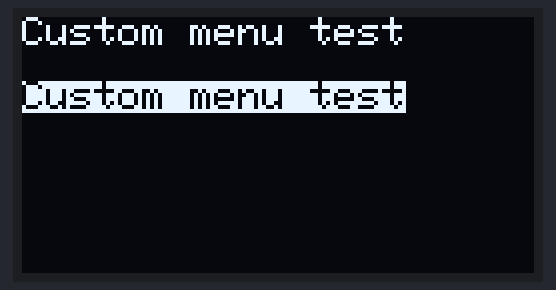
This sketch was run on a simulated Arduino Nano, built with avr-gcc and run on an emulated ATmega328P. On the bench: 128×64 one-colour display. What the sketch prints to the serial monitor is not drawn.

Above: at 0.1 s.

The sketch:

adafruit_ssd1306_custom_menu.ino
```cpp
#include <SPI.h>
#include <Wire.h>
#include <Adafruit_GFX.h>
#include <Adafruit_SSD1306.h>


// demo for arduino nano
// https://www.instructables.com/Custom-Menu-Options-Using-Adafruit-SSD1306-SPI-Dis/

#define SCREEN_WIDTH 128 // OLED display width, in pixels
#define SCREEN_HEIGHT 64 // OLED display height, in pixels


// Declaration for SSD1306 display connected using software SPI (default case): pinouts for arduino nano
#define OLED_MOSI_D1   9 // D1 data wire on OLED SSD1306 SPI also refered to as Master Out Slave In - SDO – Serial Data Out.
#define OLED_CLK_D0   10 // D0 on OLED SSD1306 SPI also refered to as SS Slave Select
#define OLED_DC    11 // data/command DC on OLED SSD1306 SPI also refered to as COPI
#define OLED_CS    12  // chip select CS on OLED SSD1306 SPI
#define OLED_RESET 13 // reset wire RST on OLED SSD1306 SPI
Adafruit_SSD1306 display(SCREEN_WIDTH, SCREEN_HEIGHT,
  OLED_MOSI_D1, OLED_CLK_D0, OLED_DC, OLED_RESET, OLED_CS);

int selected = 0;
int entered = -1;

void displaymenu(void) {

  int down = digitalRead(2);
  int up = digitalRead(3);
  int enter = digitalRead(4);
  int back = digitalRead(5);

  if(up == HIGH && down == HIGH){
    Serial.println("Don't press both buttons at the same time");
  };

  if(up == HIGH) {
    selected = selected + 1;
    delay(50);
  };

  if(down == HIGH) {
    selected = selected - 1;
    delay(50);
  };

  if(enter == HIGH) {
    entered = selected;
  };

  if(back == HIGH) {
    entered = -1;
  };
  // Serial.println(entered);
  const char *options[7] = {
    " Menu option 1 ",
    " Menu option 2 ",
    " Menu option 3 ",
    " Menu option 4 ",
    " Menu option 5 ",
    " Menu option 6 ",
    " Menu option 7 "
  };

  if(entered == -1) {
    display.clearDisplay();
    display.setTextSize(1);
    display.setTextColor(SSD1306_WHITE);
    display.setCursor(0,0);
    display.println(F("Custom menu test"));
    display.println("");
    for(int i=0;i < 7; i++) {
      if(i == selected) {
        display.setTextColor(SSD1306_BLACK, SSD1306_WHITE);
        display.println(options[i]);
      } else if(i != selected){
        display.setTextColor(SSD1306_WHITE);
        display.println(options[i]);
      }
    }
  } else if(entered == 0) {
      display.clearDisplay();
      display.setTextSize(1);
      display.setTextColor(SSD1306_WHITE);
      display.setCursor(0,0);
      display.println(F("Custom menu test"));
      display.println("Menu option 1");
      display.setTextColor(SSD1306_WHITE);
      display.setTextSize(2);
      display.println("Some cool stuff");
  } else if(entered == 1) {
      display.clearDisplay();
      display.setTextSize(1);
      display.setTextColor(SSD1306_WHITE);
      display.setCursor(0,0);
      display.println(F("Custom menu test"));
      display.println("Menu option 2");
      display.setTextColor(SSD1306_WHITE);
      display.setTextSize(2);
      display.println("More cool stuff :)");
  }
  display.display();
}


void test()
{
    Serial.println(F("SSD1306 testing....."));
    display.clearDisplay();
    display.setTextSize(1);
    display.setTextColor(SSD1306_WHITE);
    display.setCursor(0,0);
    display.println(F("Custom menu test"));
    display.println("");
    display.setTextColor(SSD1306_BLACK, SSD1306_WHITE);
    display.println(F("Custom menu test"));
    display.display();
    delay(2000);

}

void setup() {
  pinMode(2, INPUT);
  pinMode(3, INPUT);
  pinMode(4, INPUT);
  pinMode(5, INPUT);

  Serial.begin(9600);
  if(!display.begin(SSD1306_SWITCHCAPVCC)) {
    Serial.println(F("SSD1306 allocation failed"));
    for(;;); // Don't proceed, loop forever
  }
  else
    Serial.println(F("SSD1306 allocation Initialised okay"));
}

void loop() {
  // put your main code here, to run repeatedly:
  //displaymenu();
  test();
}
```
